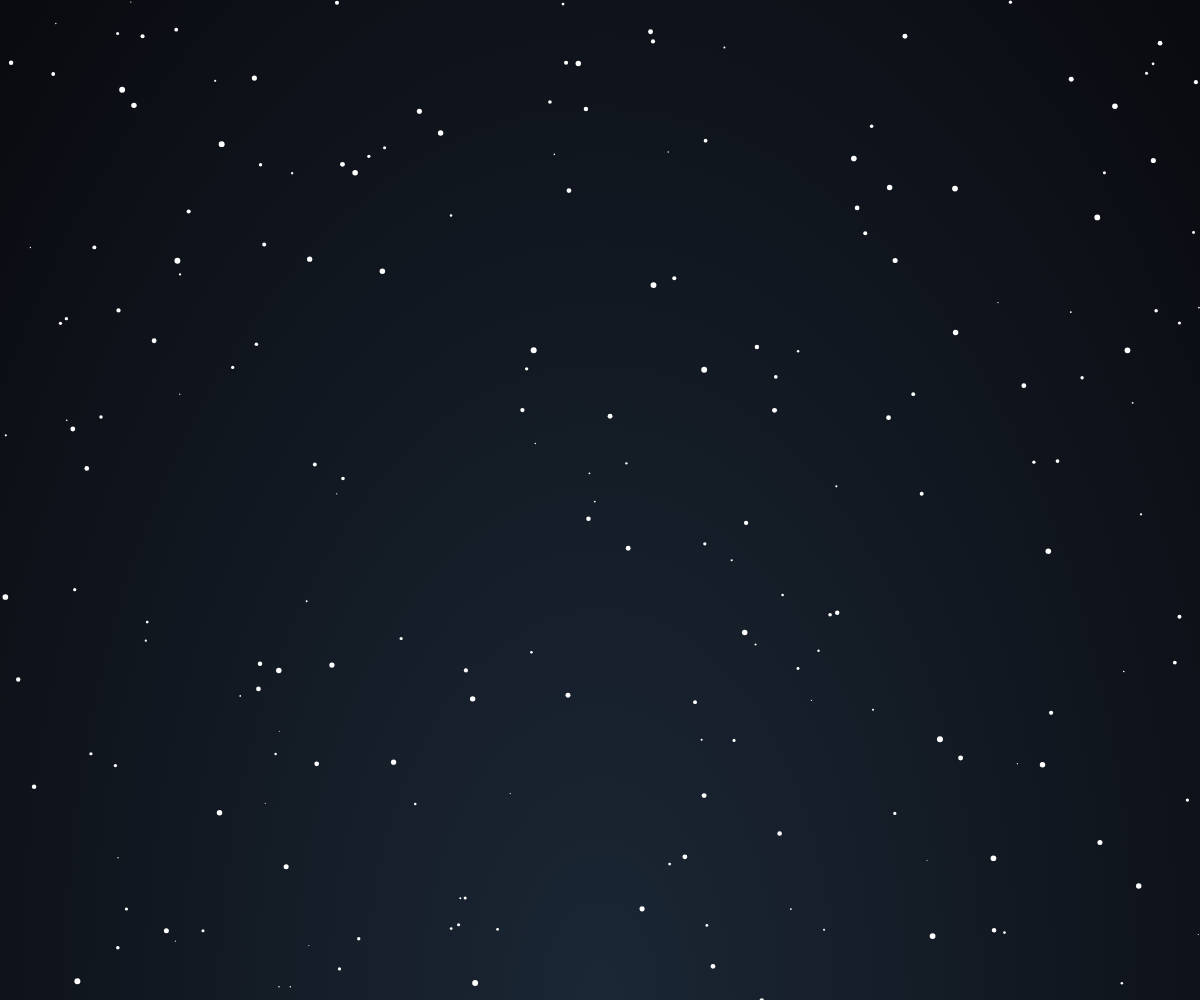
Frame 1 (no input)
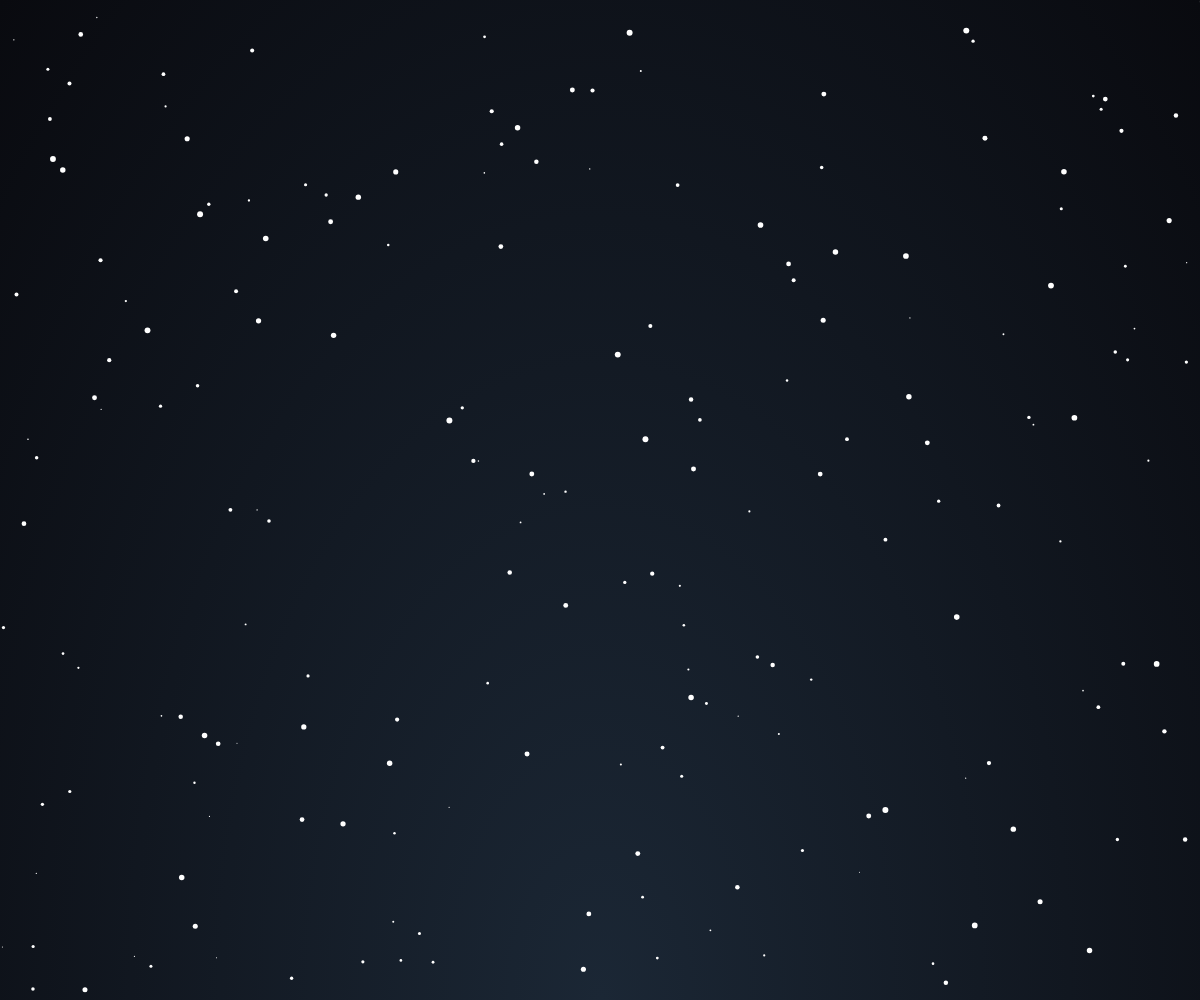
Frame 60 (no input)
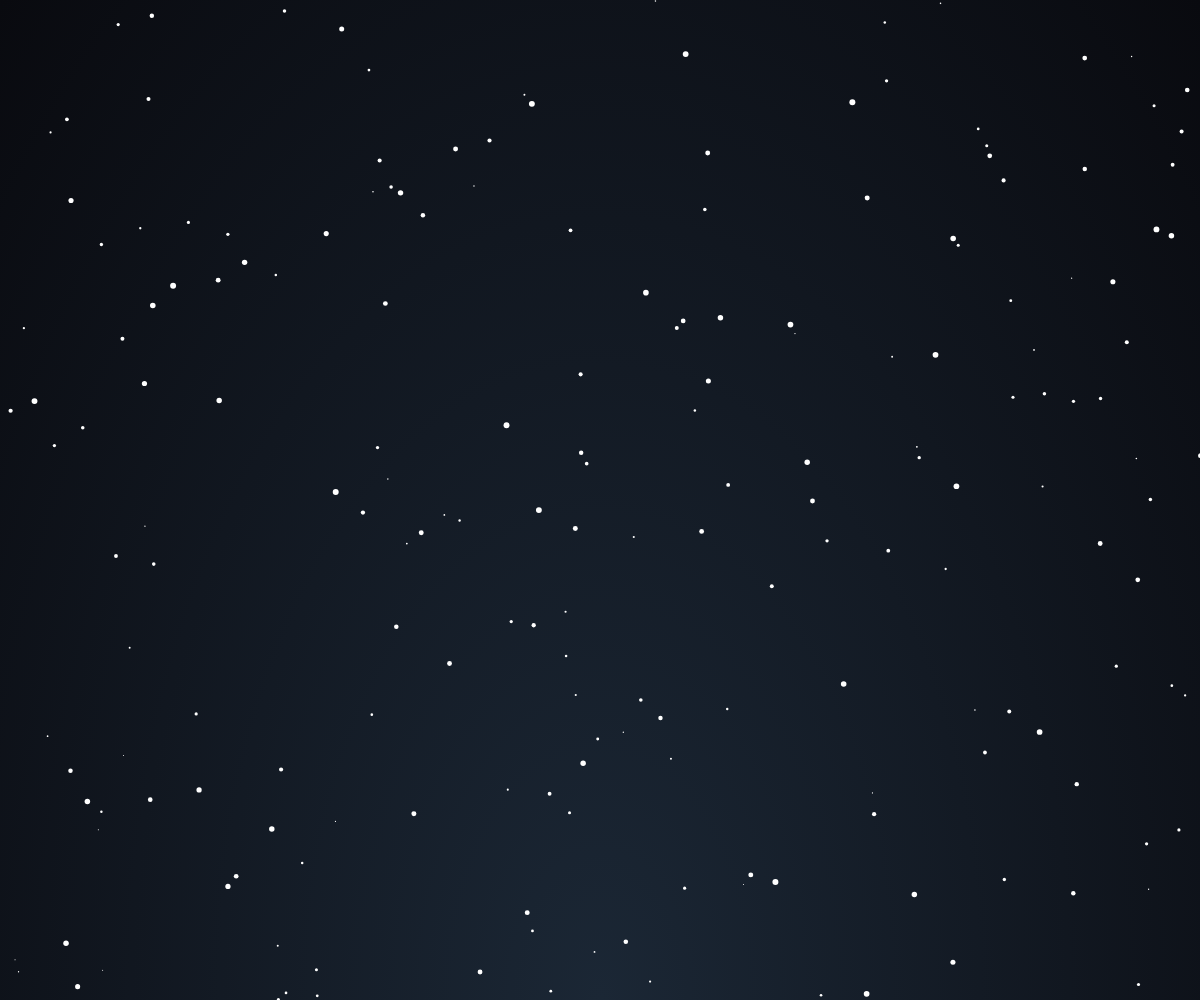
Frame 120 (the mouse pressed at the canvas centre since frame 60)

The p5.js sketch that drew these frames (run headless with seeded random() and noise() and a simulated clock; from frame 60 on, the mouse is pressed at the canvas centre):

// p5.js sketch
// ── sketch.js
var particles = [];
var totalParticles = 200;
var gravity;

function setup() {
  canvas = createCanvas(windowWidth, windowHeight);

  // Give the canvas a gradient background. Drawing a gradient background each frame takes to much performance.
  var can = document.getElementById("defaultCanvas0");
  can.style.background = "-webkit-radial-gradient(#1b2735 0%,#090a0f 100%)";
  can.style.background = "-o-radial-gradient(#1b2735,#090a0f 100%)";
  can.style.background = "-moz-radial-gradient(#1b2735,#090a0f)";
  can.style.background = "radial-gradient(ellipse at bottom, #1b2735 0%, #090a0f 100%";

  // Spawn particles
  for (var i = 0; i <= totalParticles; i++) {
    var x = random(0, width);
    var y = random(0, height);
    var p = new particle(x, y);
    particles.push(p);
  }

  gravity = createVector(0.0, 0.4);

}

function draw() {
  clear();

  var yVel = map(height * 0.6, 0, height, -1, 1);
  gravity.y = yVel;
  var xVel = map(width * 0.5, 0, width, -1, 1);
  gravity.x = xVel;


  particles.forEach(function(p) {
    p.update();
  });

}

function windowResized() {
  resizeCanvas(windowWidth, windowHeight);
}

function mousePressed() {
  print("CONSOLE");
}

function particle(x, y) {
  this.pos = createVector(x, y);
  this.vel = createVector(0, 0);
  this.fo = createVector(0, 0);

  this.size = random(1, 6);

  this.update = function() {

    var nos = (noise(millis(), this.pos.x, this.pos.y) - 0.5);
    this.fo.add(nos);
    this.fo.limit(2);
    
    // Calcualte position/movement
    this.vel = p5.Vector.mult(gravity, this.size);
    this.vel.add(this.fo);
    this.pos.add(this.vel);

    this.bounding();
    this.render();
  }

  this.render = function() {
    stroke(255);
    strokeWeight(this.size);
    point(this.pos.x, this.pos.y);
  }

  this.bounding = function() {

    var margin = 10;

    // Check x
    if (this.pos.x >= width + margin) {
      this.pos.x = 0 - margin;
    } else if (this.pos.x <= 0 - margin) {
      this.pos.x = width + margin;
    }

    // Check y
    if (this.pos.y >= height + margin) {
      this.pos.y = 0 - margin;
      this.pos.x = random(0, width);
    } else if (this.pos.y <= 0 - margin) {
      this.pos.y = height + margin;
      this.pos.x = random(0, width);
    }
  }
}

// ── space.js
var particles = [];
var totalParticles = 200;
var gravity;

function setup() {
  canvas = createCanvas(windowWidth, windowHeight);

  // Give the canvas a gradient background. Drawing a gradient background each frame takes to much performance.
  var can = document.getElementById("defaultCanvas0");
  can.style.background = "-webkit-radial-gradient(#1b2735 0%,#090a0f 100%)";
  can.style.background = "-o-radial-gradient(#1b2735,#090a0f 100%)";
  can.style.background = "-moz-radial-gradient(#1b2735,#090a0f)";
  can.style.background = "radial-gradient(ellipse at bottom, #1b2735 0%, #090a0f 100%";

  // Spawn particles
  for (var i = 0; i <= totalParticles; i++) {
    var x = random(0, width);
    var y = random(0, height);
    var p = new particle(x, y);
    particles.push(p);
  }

  gravity = createVector(0.0, 0.4);

}

function draw() {
  clear();

  var yVel = map(mouseY, 0, height, -1, 1);
  gravity.y = yVel;
  var xVel = map(mouseX, 0, width, -1, 1);
  gravity.x = xVel;


  particles.forEach(function(p) {
    p.update();
  });

}

function windowResized() {
  resizeCanvas(windowWidth, windowHeight);
}

function mousePressed() {
  print("CONSOLE");
}

function particle(x, y) {
  this.pos = createVector(x, y);
  this.vel = createVector(0, 0);

  this.size = random(1, 6);

  this.update = function() {

    // Calcualte position/movement
    this.vel = p5.Vector.mult(gravity, this.size);
    this.pos.add(this.vel);

    this.bounding();
    this.render();
  }

  this.render = function() {
    stroke(255);
    strokeWeight(this.size);
    point(this.pos.x, this.pos.y);
  }

  this.bounding = function() {

    var margin = 10;

    // Check x
    if (this.pos.x >= width + margin) {
      this.pos.x = 0 - margin;
    } else if (this.pos.x <= 0 - margin) {
      this.pos.x = width + margin;
    }

    // Check y
    if (this.pos.y >= height + margin) {
      this.pos.y = 0 - margin;
      this.pos.x = random(0, width);
    } else if (this.pos.y <= 0 - margin) {
      this.pos.y = height + margin;
      this.pos.x = random(0, width);
    }
  }
}
